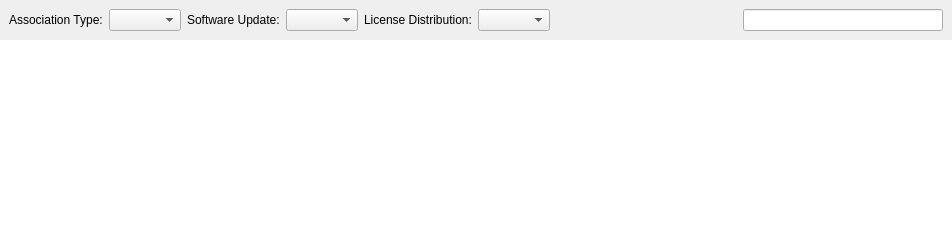
<?xml version="1.0" encoding="UTF-8"?>
<ui version="4.0">
 <class>AssociationsWidget</class>
 <widget class="QWidget" name="AssociationsWidget">
  <property name="geometry">
   <rect>
    <x>0</x>
    <y>0</y>
    <width>952</width>
    <height>237</height>
   </rect>
  </property>
  <property name="windowTitle">
   <string>Form</string>
  </property>
  <layout class="QVBoxLayout" name="verticalLayout">
   <property name="spacing">
    <number>0</number>
   </property>
   <property name="leftMargin">
    <number>0</number>
   </property>
   <property name="topMargin">
    <number>0</number>
   </property>
   <property name="rightMargin">
    <number>0</number>
   </property>
   <property name="bottomMargin">
    <number>0</number>
   </property>
   <item>
    <widget class="ViewSearchHeader" name="header" native="true">
     <layout class="QHBoxLayout" name="horizontalLayout">
      <item>
       <widget class="QLabel" name="label">
        <property name="text">
         <string>Association Type:</string>
        </property>
       </widget>
      </item>
      <item>
       <widget class="QComboBox" name="associationTypeCombo"/>
      </item>
      <item>
       <widget class="QLabel" name="label_4">
        <property name="text">
         <string>Software Update:</string>
        </property>
       </widget>
      </item>
      <item>
       <widget class="QComboBox" name="softwareUpdateCombo"/>
      </item>
      <item>
       <widget class="QLabel" name="label_3">
        <property name="text">
         <string>License Distribution:</string>
        </property>
       </widget>
      </item>
      <item>
       <widget class="QComboBox" name="licenseDistributionCombo"/>
      </item>
      <item>
       <spacer name="searchSpacer">
        <property name="orientation">
         <enum>Qt::Horizontal</enum>
        </property>
        <property name="sizeType">
         <enum>QSizePolicy::MinimumExpanding</enum>
        </property>
        <property name="sizeHint" stdset="0">
         <size>
          <width>0</width>
          <height>13</height>
         </size>
        </property>
       </spacer>
      </item>
      <item>
       <widget class="QLabel" name="label_2">
        <property name="text">
         <string/>
        </property>
       </widget>
      </item>
      <item>
       <widget class="QLabel" name="labelAssociationsCount">
        <property name="font">
         <font>
          <weight>75</weight>
          <bold>true</bold>
         </font>
        </property>
        <property name="text">
         <string/>
        </property>
        <property name="alignment">
         <set>Qt::AlignRight|Qt::AlignTrailing|Qt::AlignVCenter</set>
        </property>
       </widget>
      </item>
      <item>
       <widget class="SearchLineEdit" name="lineEditSearchAssociations">
        <property name="sizePolicy">
         <sizepolicy hsizetype="Fixed" vsizetype="Fixed">
          <horstretch>0</horstretch>
          <verstretch>0</verstretch>
         </sizepolicy>
        </property>
        <property name="minimumSize">
         <size>
          <width>200</width>
          <height>0</height>
         </size>
        </property>
       </widget>
      </item>
     </layout>
    </widget>
   </item>
   <item>
    <widget class="AssociationsView" name="associationsList">
     <property name="sizePolicy">
      <sizepolicy hsizetype="Expanding" vsizetype="Expanding">
       <horstretch>0</horstretch>
       <verstretch>0</verstretch>
      </sizepolicy>
     </property>
     <property name="frameShape">
      <enum>QFrame::NoFrame</enum>
     </property>
     <property name="lineWidth">
      <number>1</number>
     </property>
     <property name="editTriggers">
      <set>QAbstractItemView::EditKeyPressed</set>
     </property>
     <property name="alternatingRowColors">
      <bool>true</bool>
     </property>
     <property name="selectionMode">
      <enum>QAbstractItemView::ExtendedSelection</enum>
     </property>
     <property name="rootIsDecorated">
      <bool>false</bool>
     </property>
     <property name="animated">
      <bool>true</bool>
     </property>
    </widget>
   </item>
  </layout>
 </widget>
 <customwidgets>
  <customwidget>
   <class>SearchLineEdit</class>
   <extends>QLineEdit</extends>
   <header>FileWaveGuiLib/searchlineedit/searchlineedit.h</header>
  </customwidget>
  <customwidget>
   <class>ViewSearchHeader</class>
   <extends>QWidget</extends>
   <header>FileWaveGuiLib/searchheader/ViewSearchHeader.h</header>
   <container>1</container>
  </customwidget>
  <customwidget>
   <class>AssociationsView</class>
   <extends>QTreeView</extends>
   <header>FWAdminLib/views/associationsview.h</header>
  </customwidget>
 </customwidgets>
 <resources/>
 <connections/>
</ui>
